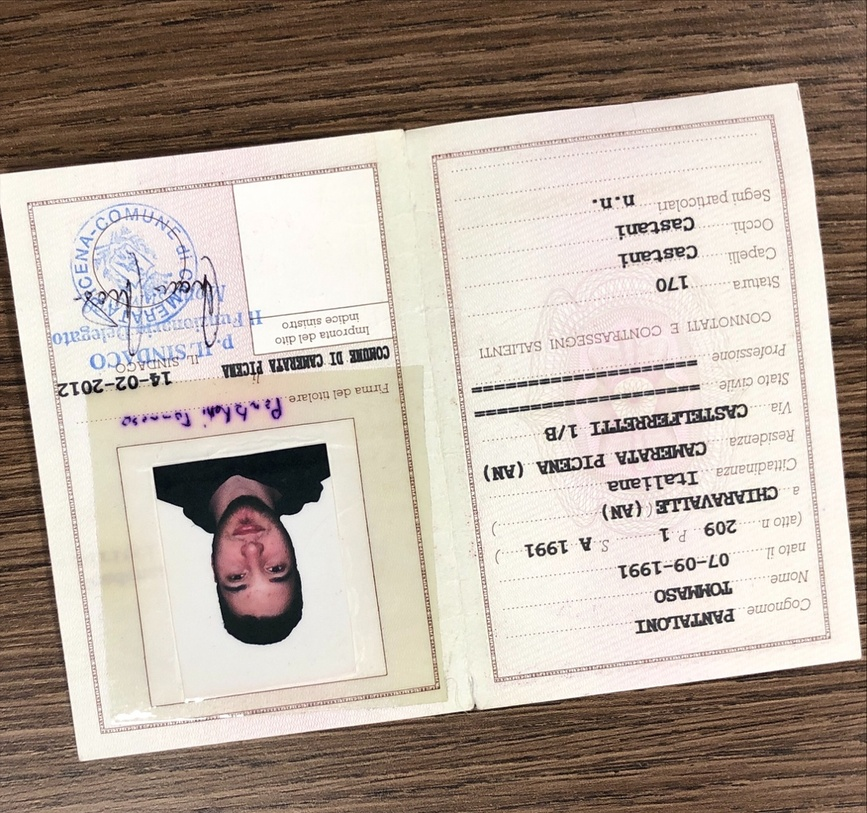
#> input picture TestImages/rear/t-pantaloni-rearCIE.jpg, 867 x 813 px, shrunk from 1092 x 1024 before the run
$ python FindContours.py
#> lines starting #> are read from the running program, lines starting #| are printed output that depends on the picture; after the words box and inside, x2 and y2 are one past the last pixel; in counts of white or black regions, pixels touching at a corner belong together
#%%
import cv2
import numpy as np
#%%
bluring_kernel_size = (3, 3)
canny_low = 150
canny_high = 200
morphological_kernel = np.ones((5, 5), np.uint8)
#%% Opening Reference Image
reference_image = cv2.imread('TestImages/rear/t-pantaloni-rearCIE.jpg', cv2.IMREAD_GRAYSCALE)
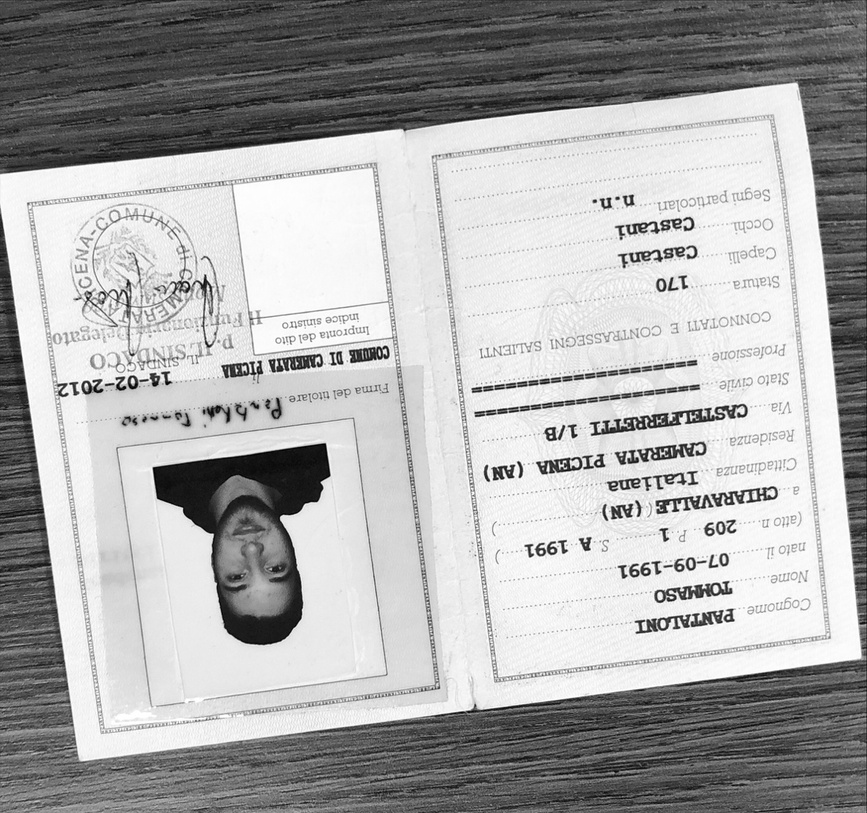
#> reference_image: shape (813, 867); min 0, max 255, mean 172
#%% Bluring
reference_image = cv2.blur(reference_image, bluring_kernel_size)
#%% Canny
reference_image_canny = cv2.Canny(reference_image, canny_low, canny_high)
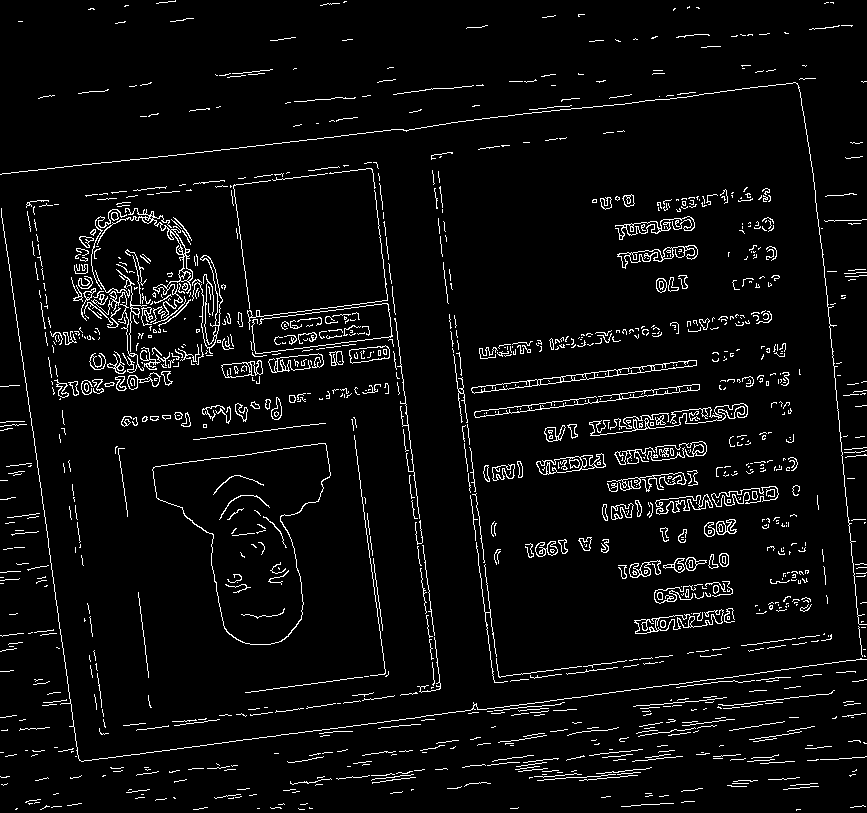
#> reference_image_canny: shape (813, 867); 4.8% white in thin lines or dots
#%% Morphological operation
reference_image_canny_morph = cv2.morphologyEx(reference_image_canny, cv2.MORPH_CLOSE, morphological_kernel)
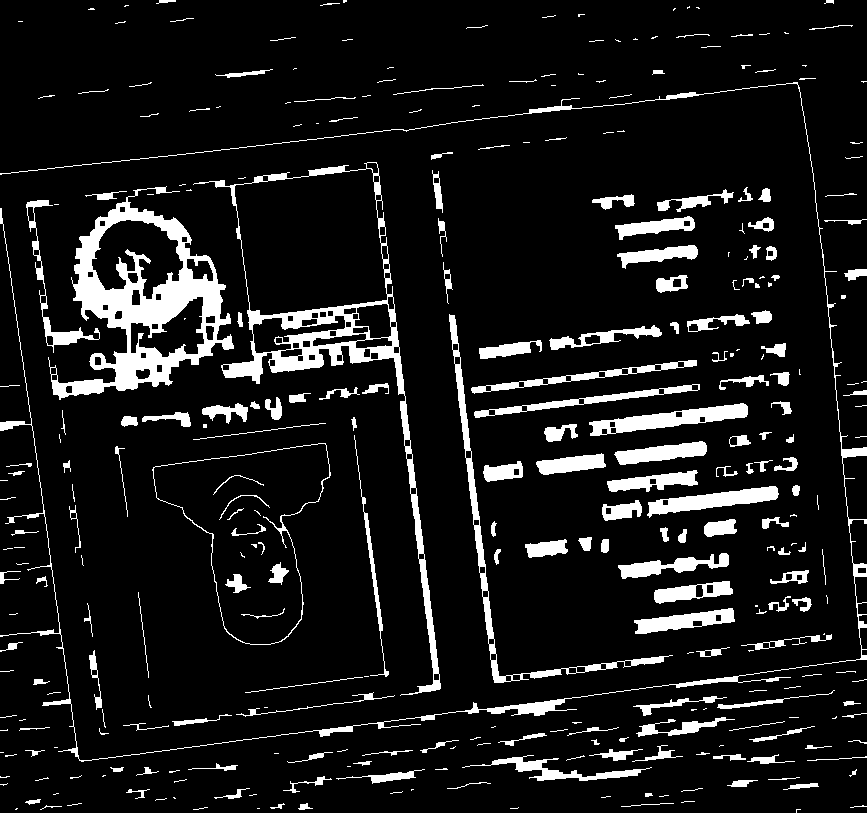
#> reference_image_canny_morph: shape (813, 867); 9.9% white; 326 white regions (133 under 20 px)
#reference_image_canny_morph = cv2.morphologyEx(reference_image_canny_morph, cv2.MORPH_CLOSE, morphological_kernel)
#%% Finding Contours on binary image
# cv2.RETR_CCOMP -> return the contours complete list (all contours)
# cv2.CHAIN_APPROX_NONE -> this not approximate a connection between contours
reference_contours, reference_hierarchy = cv2.findContours(reference_image_canny_morph, cv2.RETR_CCOMP, cv2.CHAIN_APPROX_NONE)
#> reference_contours = 453 contours, 195 with area under 20; largest, box (x1, y1, x2, y2) and area: (193, 162, 441, 696) 29850, (152, 443, 331, 645) 19882, (153, 443, 330, 645) 19727, (48, 186, 234, 400) 19478, (234, 168, 388, 316) 18424; reference_hierarchy = 453 rows, first 6: [1, -1, -1, -1], [2, 0, -1, -1], [3, 1, -1, -1], [4, 2, -1, -1], [5, 3, -1, -1], [6, 4, -1, -1]
# Rerder contours in descending mode to have the biggest area for first
reference_contours = sorted(reference_contours, key=cv2.contourArea, reverse=True)
hull = []
# calculate points for each contour
for i in range(len(reference_contours)):
    # creating convex hull object for each contour
    peri = cv2.arcLength(reference_contours[i], True)
    approx = cv2.approxPolyDP(reference_contours[i], 0.02 * peri, True)
    hull.append(approx)
#> this loop made 453 passes
#> peri on passes 1 to 3: 1921.5, 711.3, 796
#> after the loop, hull = 453 contours, 194 with area under 20; largest, box (x1, y1, x2, y2) and area: (194, 164, 440, 696) 42741, (48, 191, 234, 400) 19260, (153, 443, 325, 644) 18680, (234, 168, 388, 312) 17663, (152, 443, 326, 643) 17520

# create an empty black image
drawing = np.zeros((reference_image_canny.shape[0], reference_image_canny.shape[1], 3), np.uint8)

# draw contours and hull points
for i in range(len(reference_contours)):
    color_contours = (0, 255, 0)  # green - color for contours
    color = (255, 0, 0)  # blue - color for convex hull
    # draw ith contour
    #cv2.drawContours(drawing, reference_contours, i, color_contours, 1, 8, reference_hierarchy)
    # draw ith convex hull object
    cv2.drawContours(drawing, hull, i, color, 1, 8)
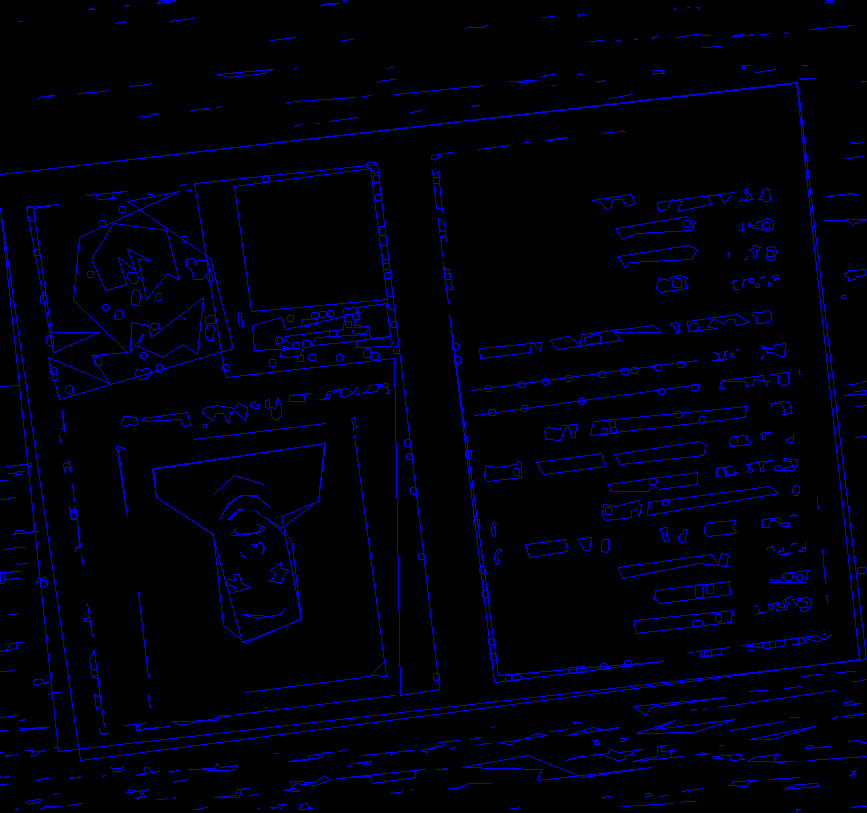
#> drawing: shape (813, 867, 3); mean of channels 0, 1, 2 10.5, 0, 0; drawn as B, G, R

cv2.imwrite('Approx-result-Morph.jpg', drawing)

$ run again, with TestImages/rear/a-pantaloni-rearCIC.jpg copied over TestImages/rear/t-pantaloni-rearCIE.jpg
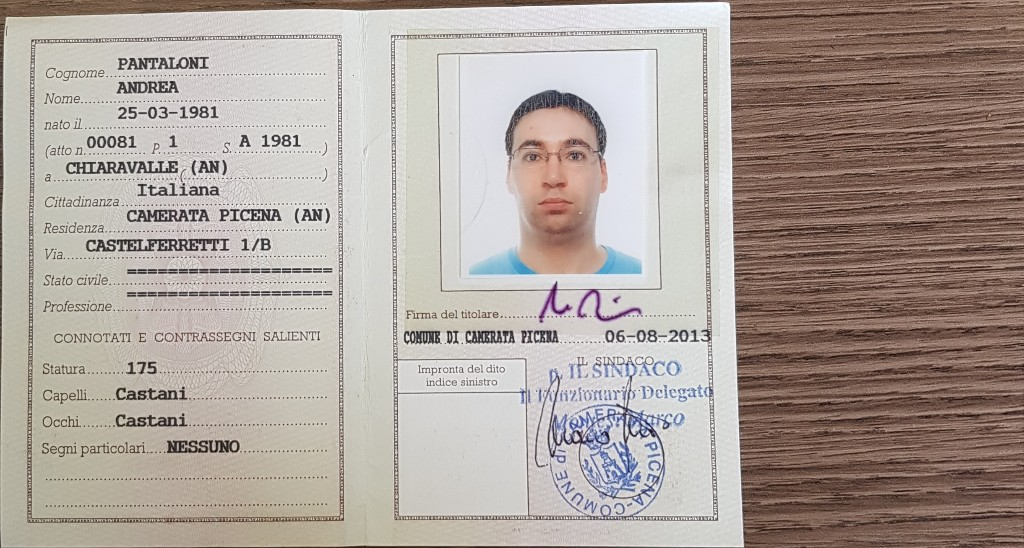
#> input picture TestImages/rear/a-pantaloni-rearCIC.jpg, 1024 x 548 px
#> `reference_image_canny = cv2.Canny(reference_image, canny_low, canny_hi..`:
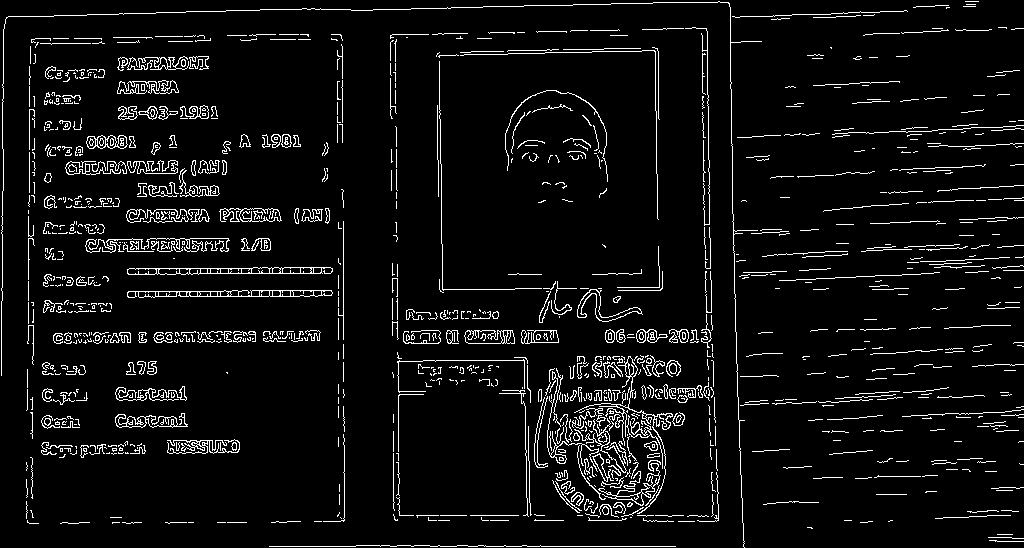
#> reference_image_canny: shape (548, 1024); 5.9% white in thin lines or dots
#> reference_image_canny_morph: shape (548, 1024); 12.5% white; 218 white regions (60 under 20 px)
#> reference_contours = 311 contours, 113 with area under 20; largest, box (x1, y1, x2, y2) and area: (392, 27, 719, 522) 39672, (398, 360, 528, 516) 19168, (65, 160, 227, 197) 2622, (436, 47, 660, 323) 1898, (85, 238, 230, 253) 1718; reference_hierarchy = 311 rows, first 6: [1, -1, -1, -1], [2, 0, -1, -1], [3, 1, -1, -1], [4, 2, -1, -1], [5, 3, -1, -1], [6, 4, -1, -1]
#> the loop `for i in range(len(reference_contours)):` made 311 passes
#> peri on passes 1 to 3: 3772.7, 880.6, 595.4
#> after the loop `for i in range(len(reference_contours)):`: hull = 311 contours, 121 with area under 20; largest, box (x1, y1, x2, y2) and area: (397, 28, 719, 521) 41870, (398, 360, 526, 516) 18505, (0, 2, 908, 548) 2820, (437, 48, 659, 315) 1676, (65, 162, 227, 197) 1542
#> after the loop `for i in range(len(reference_contours)):`:
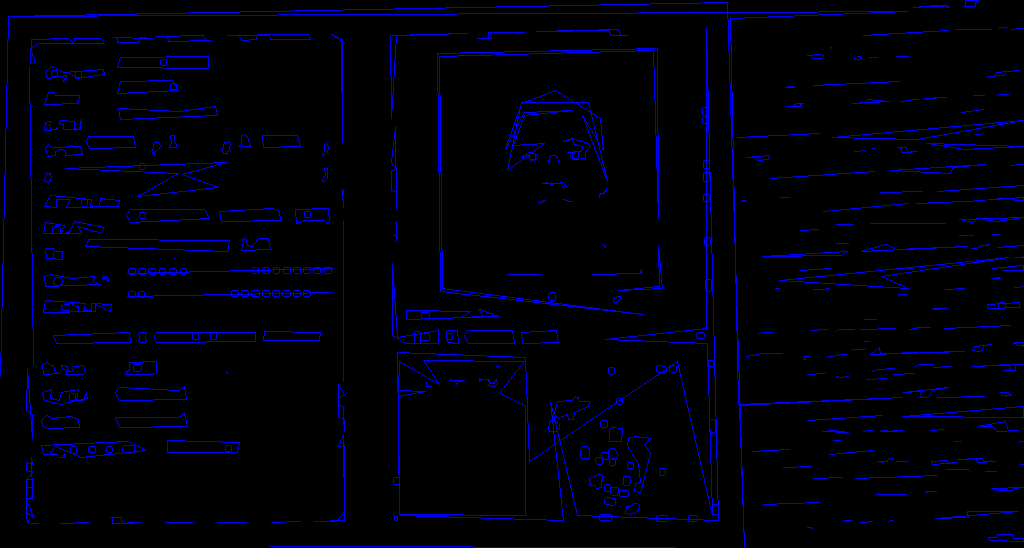
#> drawing: shape (548, 1024, 3); mean of channels 0, 1, 2 11.8, 0, 0; drawn as B, G, R

$ run again, with TestImages/rear/a-petrelli-rearCIC.jpg copied over TestImages/rear/t-pantaloni-rearCIE.jpg
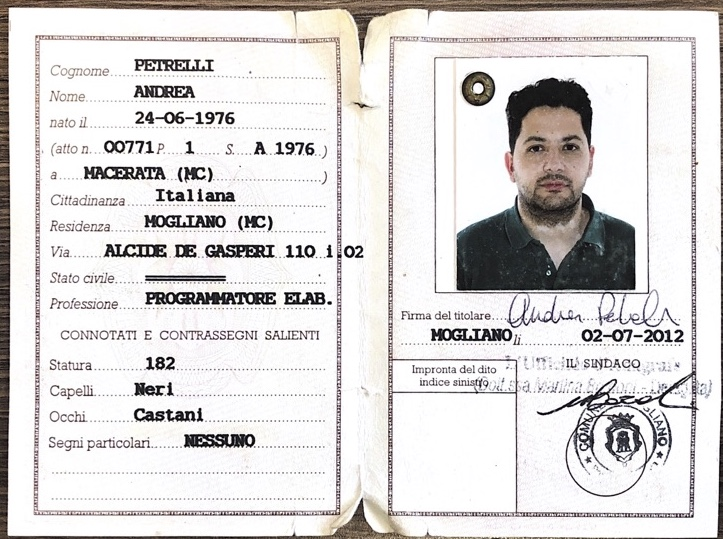
#> input picture TestImages/rear/a-petrelli-rearCIC.jpg, 723 x 539 px
#> `reference_image_canny = cv2.Canny(reference_image, canny_low, canny_hi..`:
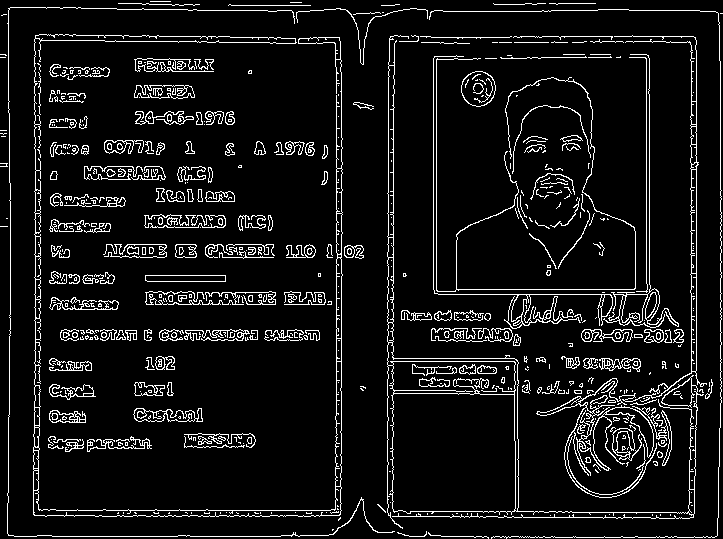
#> reference_image_canny: shape (539, 723); 8.1% white in thin lines or dots
#> reference_image_canny_morph: shape (539, 723); 18.6% white; 72 white regions (12 under 20 px)
#> reference_contours = 203 contours, 16 with area under 20; largest, box (x1, y1, x2, y2) and area: (0, 0, 723, 539) 375913, (7, 7, 722, 538) 224238, (33, 34, 364, 521) 147275, (38, 40, 337, 511) 138237, (392, 36, 692, 513) 110710; reference_hierarchy = 203 rows, first 6: [2, -1, 1, -1], [-1, -1, -1, 0], [5, 0, 3, -1], [4, -1, -1, 2], [-1, 3, -1, 2], [6, 2, -1, -1]
#> the loop `for i in range(len(reference_contours)):` made 203 passes
#> peri on passes 2, 4, 5: 4374.1, 1696.3, 2193.7
#> after the loop `for i in range(len(reference_contours)):`: hull = 203 contours, 16 with area under 20; largest, box (x1, y1, x2, y2) and area: (0, 13, 723, 539) 373587, (9, 8, 718, 536) 239216, (33, 35, 340, 521) 146470, (38, 40, 337, 510) 137858, (393, 41, 692, 513) 110412
#> after the loop `for i in range(len(reference_contours)):`:
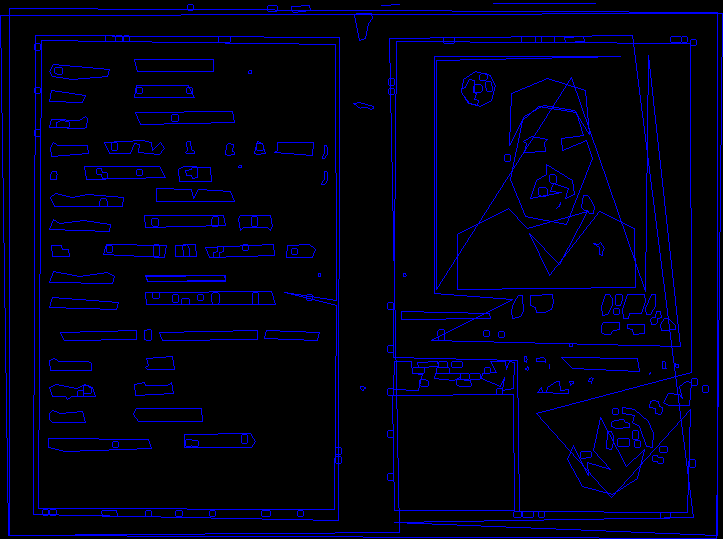
#> drawing: shape (539, 723, 3); mean of channels 0, 1, 2 16.6, 0, 0; drawn as B, G, R
